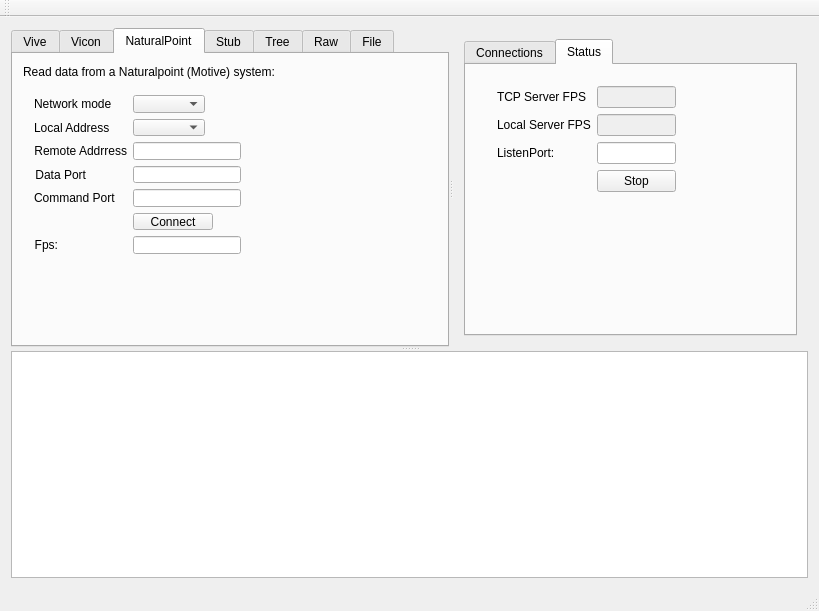
<?xml version="1.0" encoding="UTF-8"?>
<ui version="4.0">
 <class>MainWin</class>
 <widget class="QMainWindow" name="MainWin">
  <property name="geometry">
   <rect>
    <x>0</x>
    <y>0</y>
    <width>819</width>
    <height>611</height>
   </rect>
  </property>
  <property name="windowTitle">
   <string>MainWindow</string>
  </property>
  <widget class="QWidget" name="centralWidget">
   <layout class="QVBoxLayout" name="verticalLayout_4">
    <item>
     <widget class="QSplitter" name="splitter_2">
      <property name="orientation">
       <enum>Qt::Vertical</enum>
      </property>
      <widget class="QSplitter" name="splitter">
       <property name="orientation">
        <enum>Qt::Horizontal</enum>
       </property>
       <widget class="QTabWidget" name="tabWidgetClients">
        <property name="enabled">
         <bool>true</bool>
        </property>
        <property name="currentIndex">
         <number>2</number>
        </property>
        <widget class="QWidget" name="tabVive">
         <attribute name="title">
          <string>Vive</string>
         </attribute>
         <widget class="QWidget" name="formLayoutWidget_4">
          <property name="geometry">
           <rect>
            <x>10</x>
            <y>30</y>
            <width>211</width>
            <height>141</height>
           </rect>
          </property>
          <layout class="QFormLayout" name="formLayout_4">
           <item row="0" column="0">
            <widget class="QLabel" name="label_11">
             <property name="text">
              <string>Host:</string>
             </property>
            </widget>
           </item>
           <item row="1" column="0">
            <widget class="QLabel" name="label_12">
             <property name="text">
              <string>Port:</string>
             </property>
            </widget>
           </item>
           <item row="0" column="1">
            <widget class="QLineEdit" name="lineEditViveHost"/>
           </item>
           <item row="1" column="1">
            <widget class="QLineEdit" name="lineEditVivePort"/>
           </item>
           <item row="2" column="1">
            <widget class="QLineEdit" name="lineEditViveStatus"/>
           </item>
           <item row="2" column="0">
            <widget class="QLabel" name="label_13">
             <property name="text">
              <string>Fps:</string>
             </property>
            </widget>
           </item>
           <item row="3" column="1">
            <widget class="QPushButton" name="pushButtonViveConnect">
             <property name="text">
              <string>Connect</string>
             </property>
            </widget>
           </item>
           <item row="3" column="0">
            <spacer name="horizontalSpacer">
             <property name="orientation">
              <enum>Qt::Horizontal</enum>
             </property>
             <property name="sizeHint" stdset="0">
              <size>
               <width>40</width>
               <height>20</height>
              </size>
             </property>
            </spacer>
           </item>
          </layout>
         </widget>
         <widget class="QLabel" name="label_21">
          <property name="geometry">
           <rect>
            <x>10</x>
            <y>10</y>
            <width>311</width>
            <height>16</height>
           </rect>
          </property>
          <property name="text">
           <string>Exchange data with a remote vive system:</string>
          </property>
         </widget>
        </widget>
        <widget class="QWidget" name="tabVicon">
         <property name="sizePolicy">
          <sizepolicy hsizetype="Expanding" vsizetype="Expanding">
           <horstretch>0</horstretch>
           <verstretch>0</verstretch>
          </sizepolicy>
         </property>
         <attribute name="title">
          <string>Vicon</string>
         </attribute>
         <widget class="QWidget" name="formLayoutWidget">
          <property name="geometry">
           <rect>
            <x>10</x>
            <y>30</y>
            <width>211</width>
            <height>126</height>
           </rect>
          </property>
          <layout class="QFormLayout" name="formLayout">
           <property name="labelAlignment">
            <set>Qt::AlignRight|Qt::AlignTrailing|Qt::AlignVCenter</set>
           </property>
           <item row="0" column="0">
            <widget class="QLabel" name="label_2">
             <property name="sizePolicy">
              <sizepolicy hsizetype="Expanding" vsizetype="Preferred">
               <horstretch>0</horstretch>
               <verstretch>0</verstretch>
              </sizepolicy>
             </property>
             <property name="text">
              <string>Host:</string>
             </property>
             <property name="alignment">
              <set>Qt::AlignRight|Qt::AlignTrailing|Qt::AlignVCenter</set>
             </property>
            </widget>
           </item>
           <item row="0" column="1">
            <widget class="QLineEdit" name="lineEditViconHost">
             <property name="sizePolicy">
              <sizepolicy hsizetype="Expanding" vsizetype="Fixed">
               <horstretch>0</horstretch>
               <verstretch>0</verstretch>
              </sizepolicy>
             </property>
             <property name="minimumSize">
              <size>
               <width>50</width>
               <height>0</height>
              </size>
             </property>
             <property name="maximumSize">
              <size>
               <width>16777215</width>
               <height>16777215</height>
              </size>
             </property>
            </widget>
           </item>
           <item row="1" column="0">
            <widget class="QLabel" name="label">
             <property name="sizePolicy">
              <sizepolicy hsizetype="Expanding" vsizetype="Preferred">
               <horstretch>0</horstretch>
               <verstretch>0</verstretch>
              </sizepolicy>
             </property>
             <property name="text">
              <string>Port:</string>
             </property>
             <property name="alignment">
              <set>Qt::AlignRight|Qt::AlignTrailing|Qt::AlignVCenter</set>
             </property>
            </widget>
           </item>
           <item row="1" column="1">
            <widget class="QLineEdit" name="lineEditViconPort">
             <property name="minimumSize">
              <size>
               <width>50</width>
               <height>0</height>
              </size>
             </property>
            </widget>
           </item>
           <item row="3" column="0">
            <widget class="QLabel" name="label_4">
             <property name="sizePolicy">
              <sizepolicy hsizetype="Expanding" vsizetype="Preferred">
               <horstretch>0</horstretch>
               <verstretch>0</verstretch>
              </sizepolicy>
             </property>
             <property name="text">
              <string>Fps:</string>
             </property>
             <property name="alignment">
              <set>Qt::AlignRight|Qt::AlignTrailing|Qt::AlignVCenter</set>
             </property>
            </widget>
           </item>
           <item row="2" column="0">
            <spacer name="horizontalSpacer_2">
             <property name="orientation">
              <enum>Qt::Horizontal</enum>
             </property>
             <property name="sizeHint" stdset="0">
              <size>
               <width>40</width>
               <height>20</height>
              </size>
             </property>
            </spacer>
           </item>
           <item row="2" column="1">
            <widget class="QPushButton" name="pushButtonConnectVicon">
             <property name="text">
              <string>Connect</string>
             </property>
            </widget>
           </item>
           <item row="3" column="1">
            <widget class="QLineEdit" name="lineEditViconStatus">
             <property name="sizePolicy">
              <sizepolicy hsizetype="Expanding" vsizetype="Fixed">
               <horstretch>0</horstretch>
               <verstretch>0</verstretch>
              </sizepolicy>
             </property>
             <property name="minimumSize">
              <size>
               <width>50</width>
               <height>0</height>
              </size>
             </property>
             <property name="maximumSize">
              <size>
               <width>16777215</width>
               <height>16777215</height>
              </size>
             </property>
            </widget>
           </item>
           <item row="4" column="0">
            <widget class="QLabel" name="label_6">
             <property name="text">
              <string>Y-up</string>
             </property>
            </widget>
           </item>
           <item row="4" column="1">
            <widget class="QCheckBox" name="checkBoxViconYUp">
             <property name="text">
              <string/>
             </property>
             <property name="checked">
              <bool>true</bool>
             </property>
            </widget>
           </item>
          </layout>
         </widget>
         <widget class="QLabel" name="label_16">
          <property name="geometry">
           <rect>
            <x>10</x>
            <y>10</y>
            <width>281</width>
            <height>16</height>
           </rect>
          </property>
          <property name="text">
           <string>Read data from a Vicon realtime (Blade/Tracker) stream:</string>
          </property>
         </widget>
        </widget>
        <widget class="QWidget" name="tabNP">
         <attribute name="title">
          <string>NaturalPoint</string>
         </attribute>
         <widget class="QWidget" name="formLayoutWidget_3">
          <property name="geometry">
           <rect>
            <x>10</x>
            <y>30</y>
            <width>241</width>
            <height>181</height>
           </rect>
          </property>
          <layout class="QFormLayout" name="formLayout_3">
           <property name="fieldGrowthPolicy">
            <enum>QFormLayout::FieldsStayAtSizeHint</enum>
           </property>
           <item row="2" column="0">
            <widget class="QLabel" name="label_7">
             <property name="sizePolicy">
              <sizepolicy hsizetype="Expanding" vsizetype="Preferred">
               <horstretch>0</horstretch>
               <verstretch>0</verstretch>
              </sizepolicy>
             </property>
             <property name="text">
              <string>Remote Addrress</string>
             </property>
             <property name="alignment">
              <set>Qt::AlignRight|Qt::AlignTrailing|Qt::AlignVCenter</set>
             </property>
            </widget>
           </item>
           <item row="2" column="1">
            <widget class="QLineEdit" name="lineEditNPRemoteAddr">
             <property name="sizePolicy">
              <sizepolicy hsizetype="Expanding" vsizetype="Fixed">
               <horstretch>0</horstretch>
               <verstretch>0</verstretch>
              </sizepolicy>
             </property>
             <property name="minimumSize">
              <size>
               <width>50</width>
               <height>0</height>
              </size>
             </property>
             <property name="maximumSize">
              <size>
               <width>16777215</width>
               <height>16777215</height>
              </size>
             </property>
            </widget>
           </item>
           <item row="3" column="0">
            <widget class="QLabel" name="label_10">
             <property name="sizePolicy">
              <sizepolicy hsizetype="Expanding" vsizetype="Preferred">
               <horstretch>0</horstretch>
               <verstretch>0</verstretch>
              </sizepolicy>
             </property>
             <property name="text">
              <string>Data Port</string>
             </property>
             <property name="alignment">
              <set>Qt::AlignRight|Qt::AlignTrailing|Qt::AlignVCenter</set>
             </property>
            </widget>
           </item>
           <item row="3" column="1">
            <widget class="QLineEdit" name="lineEditNPDataPort">
             <property name="minimumSize">
              <size>
               <width>50</width>
               <height>0</height>
              </size>
             </property>
            </widget>
           </item>
           <item row="5" column="0">
            <spacer name="horizontalSpacer_3">
             <property name="orientation">
              <enum>Qt::Horizontal</enum>
             </property>
             <property name="sizeHint" stdset="0">
              <size>
               <width>40</width>
               <height>20</height>
              </size>
             </property>
            </spacer>
           </item>
           <item row="5" column="1">
            <widget class="QPushButton" name="pushButtonNPConnect">
             <property name="text">
              <string>Connect</string>
             </property>
            </widget>
           </item>
           <item row="6" column="0">
            <widget class="QLabel" name="label_9">
             <property name="sizePolicy">
              <sizepolicy hsizetype="Expanding" vsizetype="Preferred">
               <horstretch>0</horstretch>
               <verstretch>0</verstretch>
              </sizepolicy>
             </property>
             <property name="text">
              <string>Fps:</string>
             </property>
             <property name="alignment">
              <set>Qt::AlignRight|Qt::AlignTrailing|Qt::AlignVCenter</set>
             </property>
            </widget>
           </item>
           <item row="6" column="1">
            <widget class="QLineEdit" name="lineEditNPStatus">
             <property name="sizePolicy">
              <sizepolicy hsizetype="Expanding" vsizetype="Fixed">
               <horstretch>0</horstretch>
               <verstretch>0</verstretch>
              </sizepolicy>
             </property>
             <property name="minimumSize">
              <size>
               <width>50</width>
               <height>0</height>
              </size>
             </property>
             <property name="maximumSize">
              <size>
               <width>16777215</width>
               <height>16777215</height>
              </size>
             </property>
            </widget>
           </item>
           <item row="1" column="1">
            <widget class="QComboBox" name="comboBoxNPLocalAddr"/>
           </item>
           <item row="1" column="0">
            <widget class="QLabel" name="label_22">
             <property name="text">
              <string>Local Address</string>
             </property>
            </widget>
           </item>
           <item row="4" column="1">
            <widget class="QLineEdit" name="lineEditNPCommandPort"/>
           </item>
           <item row="4" column="0">
            <widget class="QLabel" name="label_23">
             <property name="text">
              <string>Command Port</string>
             </property>
            </widget>
           </item>
           <item row="0" column="1">
            <widget class="QComboBox" name="comboBoxNPNetwork"/>
           </item>
           <item row="0" column="0">
            <widget class="QLabel" name="label_24">
             <property name="text">
              <string>Network mode</string>
             </property>
            </widget>
           </item>
          </layout>
         </widget>
         <widget class="QLabel" name="label_17">
          <property name="geometry">
           <rect>
            <x>10</x>
            <y>10</y>
            <width>251</width>
            <height>16</height>
           </rect>
          </property>
          <property name="text">
           <string>Read data from a Naturalpoint (Motive) system:</string>
          </property>
         </widget>
        </widget>
        <widget class="QWidget" name="tabStub">
         <attribute name="title">
          <string>Stub</string>
         </attribute>
         <widget class="QPushButton" name="pushButtonStub">
          <property name="geometry">
           <rect>
            <x>90</x>
            <y>30</y>
            <width>75</width>
            <height>23</height>
           </rect>
          </property>
          <property name="text">
           <string>Start</string>
          </property>
         </widget>
         <widget class="QLineEdit" name="lineEditStubStatus">
          <property name="geometry">
           <rect>
            <x>90</x>
            <y>60</y>
            <width>111</width>
            <height>20</height>
           </rect>
          </property>
         </widget>
         <widget class="QLabel" name="label_5">
          <property name="geometry">
           <rect>
            <x>30</x>
            <y>60</y>
            <width>53</width>
            <height>19</height>
           </rect>
          </property>
          <property name="text">
           <string>fps:</string>
          </property>
          <property name="alignment">
           <set>Qt::AlignRight|Qt::AlignTrailing|Qt::AlignVCenter</set>
          </property>
         </widget>
         <widget class="QLabel" name="label_18">
          <property name="geometry">
           <rect>
            <x>10</x>
            <y>10</y>
            <width>281</width>
            <height>16</height>
           </rect>
          </property>
          <property name="text">
           <string>Test data generator:</string>
          </property>
         </widget>
        </widget>
        <widget class="QWidget" name="tabTree">
         <property name="enabled">
          <bool>true</bool>
         </property>
         <attribute name="title">
          <string>Tree</string>
         </attribute>
         <layout class="QVBoxLayout" name="verticalLayout_3">
          <item>
           <widget class="QTreeView" name="treeViewData"/>
          </item>
         </layout>
        </widget>
        <widget class="QWidget" name="tabRaw">
         <attribute name="title">
          <string>Raw</string>
         </attribute>
         <layout class="QVBoxLayout" name="verticalLayout_2">
          <item>
           <layout class="QHBoxLayout" name="horizontalLayout_4" stretch="1,0,0">
            <item>
             <widget class="QLabel" name="label_19">
              <property name="text">
               <string>Sample output data (updated once a second)</string>
              </property>
             </widget>
            </item>
            <item>
             <spacer name="horizontalSpacer_5">
              <property name="orientation">
               <enum>Qt::Horizontal</enum>
              </property>
              <property name="sizeHint" stdset="0">
               <size>
                <width>40</width>
                <height>20</height>
               </size>
              </property>
             </spacer>
            </item>
            <item>
             <widget class="QCheckBox" name="checkBoxRawEnable">
              <property name="text">
               <string>Enable</string>
              </property>
             </widget>
            </item>
           </layout>
          </item>
          <item>
           <widget class="QTextEdit" name="textEditData"/>
          </item>
         </layout>
        </widget>
        <widget class="QWidget" name="tabFile">
         <attribute name="title">
          <string>File</string>
         </attribute>
         <layout class="QVBoxLayout" name="verticalLayout_6">
          <item>
           <widget class="QLabel" name="label_20">
            <property name="text">
             <string>Read or write the data stream to a file (for playback later)</string>
            </property>
           </widget>
          </item>
          <item>
           <layout class="QHBoxLayout" name="horizontalLayout">
            <item>
             <widget class="QLineEdit" name="lineEditFilePath"/>
            </item>
            <item>
             <widget class="QPushButton" name="pushButtonFileChoose">
              <property name="text">
               <string>Choose</string>
              </property>
             </widget>
            </item>
           </layout>
          </item>
          <item>
           <layout class="QHBoxLayout" name="horizontalLayout_2">
            <item>
             <widget class="QPushButton" name="pushButtonFileRead">
              <property name="text">
               <string>Read</string>
              </property>
             </widget>
            </item>
            <item>
             <widget class="QPushButton" name="pushButtonFileWrite">
              <property name="text">
               <string>Write</string>
              </property>
             </widget>
            </item>
            <item>
             <spacer name="horizontalSpacer_4">
              <property name="orientation">
               <enum>Qt::Horizontal</enum>
              </property>
              <property name="sizeHint" stdset="0">
               <size>
                <width>40</width>
                <height>20</height>
               </size>
              </property>
             </spacer>
            </item>
           </layout>
          </item>
          <item>
           <layout class="QHBoxLayout" name="horizontalLayout_3">
            <item>
             <widget class="QLabel" name="label_15">
              <property name="text">
               <string>Status:</string>
              </property>
             </widget>
            </item>
            <item>
             <widget class="QLineEdit" name="lineEditFileStatus"/>
            </item>
           </layout>
          </item>
          <item>
           <spacer name="verticalSpacer">
            <property name="orientation">
             <enum>Qt::Vertical</enum>
            </property>
            <property name="sizeHint" stdset="0">
             <size>
              <width>20</width>
              <height>40</height>
             </size>
            </property>
           </spacer>
          </item>
         </layout>
        </widget>
       </widget>
       <widget class="QWidget" name="verticalLayoutWidget">
        <layout class="QVBoxLayout" name="verticalLayout">
         <item>
          <widget class="QTabWidget" name="tabWidget_2">
           <property name="currentIndex">
            <number>1</number>
           </property>
           <widget class="QWidget" name="tabConnections">
            <attribute name="title">
             <string>Connections</string>
            </attribute>
            <layout class="QVBoxLayout" name="verticalLayout_5">
             <item>
              <widget class="QListView" name="listViewConnections"/>
             </item>
            </layout>
           </widget>
           <widget class="QWidget" name="tabStatus">
            <attribute name="title">
             <string>Status</string>
            </attribute>
            <widget class="QWidget" name="formLayoutWidget_2">
             <property name="geometry">
              <rect>
               <x>20</x>
               <y>10</y>
               <width>201</width>
               <height>142</height>
              </rect>
             </property>
             <layout class="QFormLayout" name="formLayout_2">
              <property name="fieldGrowthPolicy">
               <enum>QFormLayout::AllNonFixedFieldsGrow</enum>
              </property>
              <item row="0" column="0">
               <widget class="QLabel" name="label_3">
                <property name="text">
                 <string>TCP Server FPS</string>
                </property>
               </widget>
              </item>
              <item row="0" column="1">
               <widget class="QLineEdit" name="lineEditServerFPS">
                <property name="enabled">
                 <bool>false</bool>
                </property>
               </widget>
              </item>
              <item row="1" column="0">
               <widget class="QLabel" name="label_8">
                <property name="text">
                 <string>Local Server FPS</string>
                </property>
               </widget>
              </item>
              <item row="1" column="1">
               <widget class="QLineEdit" name="lineEditLocalFPS">
                <property name="enabled">
                 <bool>false</bool>
                </property>
               </widget>
              </item>
              <item row="2" column="1">
               <widget class="QLineEdit" name="lineEditListenPort"/>
              </item>
              <item row="2" column="0">
               <widget class="QLabel" name="label_14">
                <property name="text">
                 <string>ListenPort:</string>
                </property>
               </widget>
              </item>
              <item row="3" column="1">
               <widget class="QPushButton" name="pushButtonServerToggle">
                <property name="text">
                 <string>Stop</string>
                </property>
               </widget>
              </item>
             </layout>
            </widget>
           </widget>
          </widget>
         </item>
        </layout>
       </widget>
      </widget>
      <widget class="QPlainTextEdit" name="plainTextEditLog"/>
     </widget>
    </item>
   </layout>
  </widget>
  <widget class="QMenuBar" name="menuBar">
   <property name="geometry">
    <rect>
     <x>0</x>
     <y>0</y>
     <width>819</width>
     <height>21</height>
    </rect>
   </property>
  </widget>
  <widget class="QToolBar" name="mainToolBar">
   <attribute name="toolBarArea">
    <enum>TopToolBarArea</enum>
   </attribute>
   <attribute name="toolBarBreak">
    <bool>false</bool>
   </attribute>
  </widget>
  <widget class="QStatusBar" name="statusBar"/>
 </widget>
 <layoutdefault spacing="6" margin="11"/>
 <tabstops>
  <tabstop>tabWidgetClients</tabstop>
  <tabstop>lineEditViconHost</tabstop>
  <tabstop>lineEditViconPort</tabstop>
  <tabstop>pushButtonConnectVicon</tabstop>
  <tabstop>lineEditViconStatus</tabstop>
  <tabstop>pushButtonStub</tabstop>
  <tabstop>lineEditStubStatus</tabstop>
  <tabstop>treeViewData</tabstop>
  <tabstop>textEditData</tabstop>
  <tabstop>tabWidget_2</tabstop>
  <tabstop>listViewConnections</tabstop>
  <tabstop>lineEditServerFPS</tabstop>
  <tabstop>lineEditLocalFPS</tabstop>
  <tabstop>plainTextEditLog</tabstop>
 </tabstops>
 <resources/>
 <connections/>
</ui>
